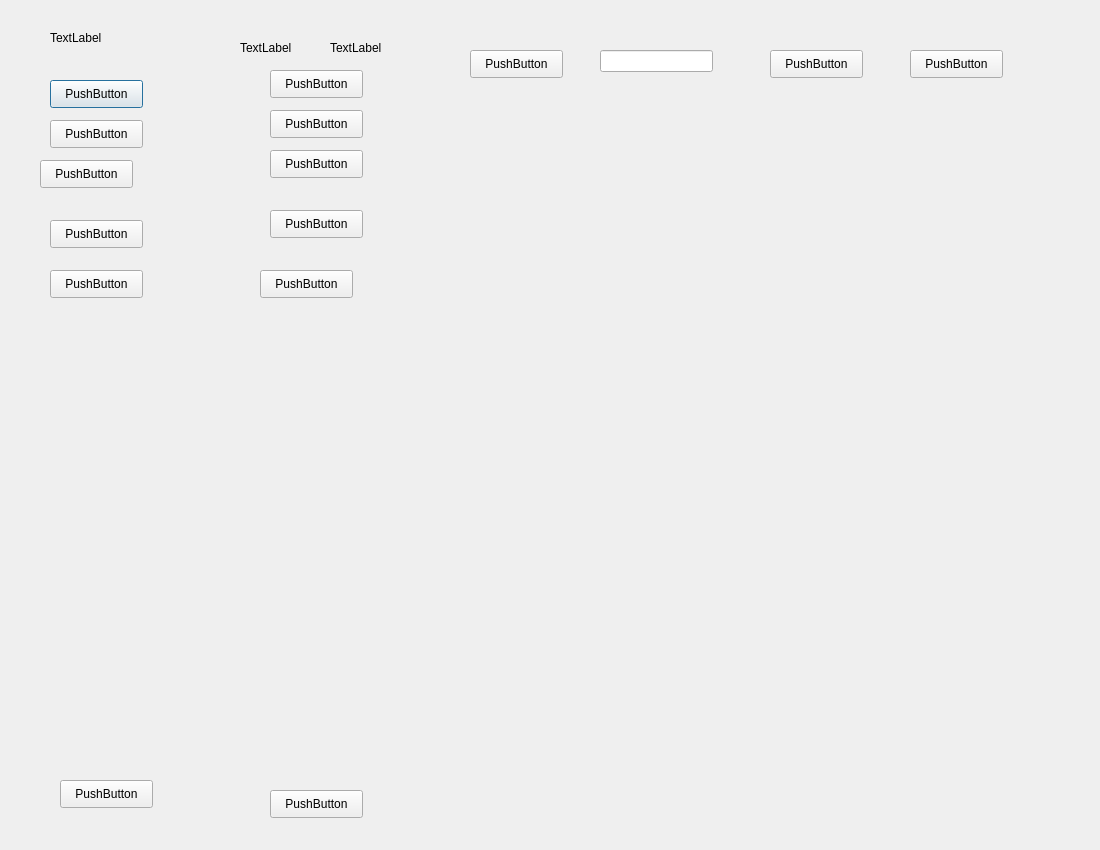
<?xml version="1.0" encoding="UTF-8"?>
<ui version="4.0">
 <class>pantallaPrincipal</class>
 <widget class="QDialog" name="pantallaPrincipal">
  <property name="geometry">
   <rect>
    <x>0</x>
    <y>0</y>
    <width>1100</width>
    <height>850</height>
   </rect>
  </property>
  <property name="windowTitle">
   <string>Dialog</string>
  </property>
  <widget class="QWidget" name="widget_iconos" native="true">
   <property name="geometry">
    <rect>
     <x>20</x>
     <y>10</y>
     <width>181</width>
     <height>821</height>
    </rect>
   </property>
   <widget class="QLabel" name="label">
    <property name="geometry">
     <rect>
      <x>30</x>
      <y>20</y>
      <width>55</width>
      <height>16</height>
     </rect>
    </property>
    <property name="text">
     <string>TextLabel</string>
    </property>
   </widget>
   <widget class="QPushButton" name="pushButton">
    <property name="geometry">
     <rect>
      <x>30</x>
      <y>70</y>
      <width>93</width>
      <height>28</height>
     </rect>
    </property>
    <property name="text">
     <string>PushButton</string>
    </property>
   </widget>
   <widget class="QPushButton" name="pushButton_2">
    <property name="geometry">
     <rect>
      <x>30</x>
      <y>110</y>
      <width>93</width>
      <height>28</height>
     </rect>
    </property>
    <property name="text">
     <string>PushButton</string>
    </property>
   </widget>
   <widget class="QPushButton" name="pushButton_3">
    <property name="geometry">
     <rect>
      <x>20</x>
      <y>150</y>
      <width>93</width>
      <height>28</height>
     </rect>
    </property>
    <property name="text">
     <string>PushButton</string>
    </property>
   </widget>
   <widget class="QPushButton" name="pushButton_4">
    <property name="geometry">
     <rect>
      <x>30</x>
      <y>210</y>
      <width>93</width>
      <height>28</height>
     </rect>
    </property>
    <property name="text">
     <string>PushButton</string>
    </property>
   </widget>
   <widget class="QPushButton" name="pushButton_5">
    <property name="geometry">
     <rect>
      <x>30</x>
      <y>260</y>
      <width>93</width>
      <height>28</height>
     </rect>
    </property>
    <property name="text">
     <string>PushButton</string>
    </property>
   </widget>
   <widget class="QPushButton" name="pushButton_6">
    <property name="geometry">
     <rect>
      <x>40</x>
      <y>770</y>
      <width>93</width>
      <height>28</height>
     </rect>
    </property>
    <property name="text">
     <string>PushButton</string>
    </property>
   </widget>
  </widget>
  <widget class="QWidget" name="widget_menu" native="true">
   <property name="geometry">
    <rect>
     <x>230</x>
     <y>10</y>
     <width>181</width>
     <height>821</height>
    </rect>
   </property>
   <widget class="QLabel" name="label_2">
    <property name="geometry">
     <rect>
      <x>10</x>
      <y>30</y>
      <width>55</width>
      <height>16</height>
     </rect>
    </property>
    <property name="text">
     <string>TextLabel</string>
    </property>
   </widget>
   <widget class="QLabel" name="label_3">
    <property name="geometry">
     <rect>
      <x>100</x>
      <y>30</y>
      <width>55</width>
      <height>16</height>
     </rect>
    </property>
    <property name="text">
     <string>TextLabel</string>
    </property>
   </widget>
   <widget class="QPushButton" name="pushButton_7">
    <property name="geometry">
     <rect>
      <x>40</x>
      <y>60</y>
      <width>93</width>
      <height>28</height>
     </rect>
    </property>
    <property name="text">
     <string>PushButton</string>
    </property>
   </widget>
   <widget class="QPushButton" name="pushButton_8">
    <property name="geometry">
     <rect>
      <x>40</x>
      <y>100</y>
      <width>93</width>
      <height>28</height>
     </rect>
    </property>
    <property name="text">
     <string>PushButton</string>
    </property>
   </widget>
   <widget class="QPushButton" name="pushButton_9">
    <property name="geometry">
     <rect>
      <x>40</x>
      <y>140</y>
      <width>93</width>
      <height>28</height>
     </rect>
    </property>
    <property name="text">
     <string>PushButton</string>
    </property>
   </widget>
   <widget class="QPushButton" name="pushButton_10">
    <property name="geometry">
     <rect>
      <x>40</x>
      <y>200</y>
      <width>93</width>
      <height>28</height>
     </rect>
    </property>
    <property name="text">
     <string>PushButton</string>
    </property>
   </widget>
   <widget class="QPushButton" name="pushButton_11">
    <property name="geometry">
     <rect>
      <x>30</x>
      <y>260</y>
      <width>93</width>
      <height>28</height>
     </rect>
    </property>
    <property name="text">
     <string>PushButton</string>
    </property>
   </widget>
   <widget class="QPushButton" name="pushButton_12">
    <property name="geometry">
     <rect>
      <x>40</x>
      <y>780</y>
      <width>93</width>
      <height>28</height>
     </rect>
    </property>
    <property name="text">
     <string>PushButton</string>
    </property>
   </widget>
  </widget>
  <widget class="QWidget" name="widget_3" native="true">
   <property name="geometry">
    <rect>
     <x>440</x>
     <y>10</y>
     <width>641</width>
     <height>821</height>
    </rect>
   </property>
   <widget class="QWidget" name="widget" native="true">
    <property name="geometry">
     <rect>
      <x>10</x>
      <y>10</y>
      <width>621</width>
      <height>80</height>
     </rect>
    </property>
    <widget class="QPushButton" name="pushButton_13">
     <property name="geometry">
      <rect>
       <x>20</x>
       <y>30</y>
       <width>93</width>
       <height>28</height>
      </rect>
     </property>
     <property name="text">
      <string>PushButton</string>
     </property>
    </widget>
    <widget class="QPushButton" name="pushButton_14">
     <property name="geometry">
      <rect>
       <x>320</x>
       <y>30</y>
       <width>93</width>
       <height>28</height>
      </rect>
     </property>
     <property name="text">
      <string>PushButton</string>
     </property>
    </widget>
    <widget class="QPushButton" name="pushButton_15">
     <property name="geometry">
      <rect>
       <x>460</x>
       <y>30</y>
       <width>93</width>
       <height>28</height>
      </rect>
     </property>
     <property name="text">
      <string>PushButton</string>
     </property>
    </widget>
    <widget class="QLineEdit" name="lineEdit">
     <property name="geometry">
      <rect>
       <x>150</x>
       <y>30</y>
       <width>113</width>
       <height>22</height>
      </rect>
     </property>
    </widget>
   </widget>
   <widget class="QStackedWidget" name="stackedWidget">
    <property name="geometry">
     <rect>
      <x>20</x>
      <y>110</y>
      <width>601</width>
      <height>691</height>
     </rect>
    </property>
    <widget class="QWidget" name="page"/>
    <widget class="QWidget" name="page_2"/>
   </widget>
  </widget>
 </widget>
 <resources/>
 <connections/>
</ui>
